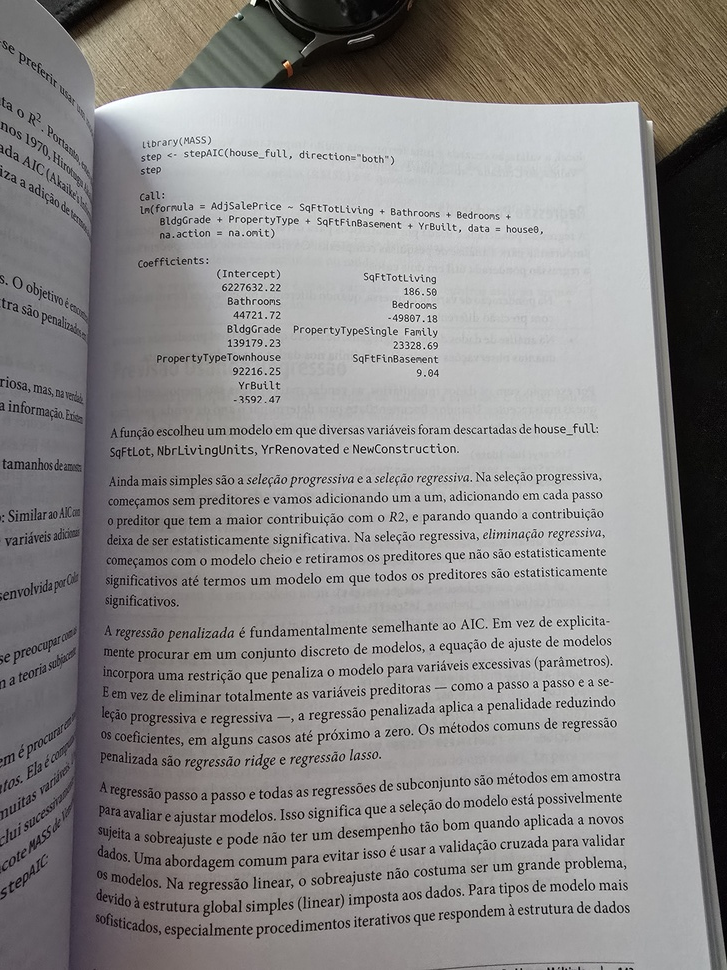
#> input picture Computer Vision/Image/bookpage.jpg, 727 x 970 px, shrunk from 3000 x 4000 before the run
$ python ReadPage.py
#> lines starting #> are read from the running program, lines starting #| are printed output that depends on the picture; after the words box and inside, x2 and y2 are one past the last pixel; in counts of white or black regions, pixels touching at a corner belong together
import cv2 as cv

img = cv.imread('bookpage.jpg')
#> img is the input picture: shape (970, 727, 3); mean B, G, R 135.7, 136.7, 139.1
img = cv.cvtColor(img, cv.COLOR_BGR2GRAY)
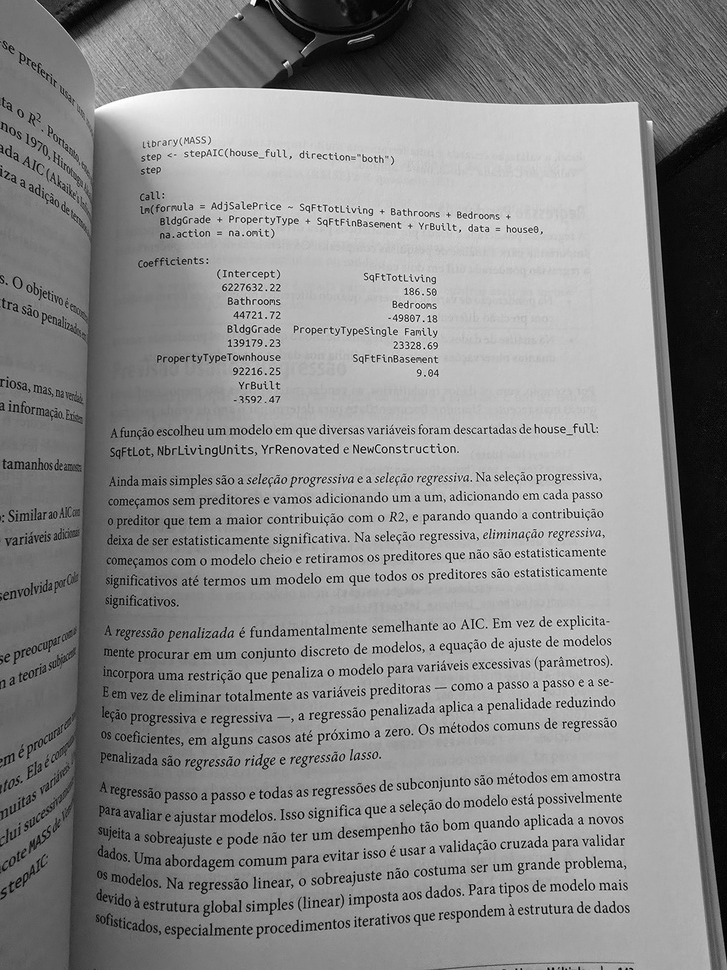
#> img: shape (970, 727); min 0, max 255, mean 137.3

_, result = cv.threshold(img, 50, 255, cv.THRESH_BINARY)
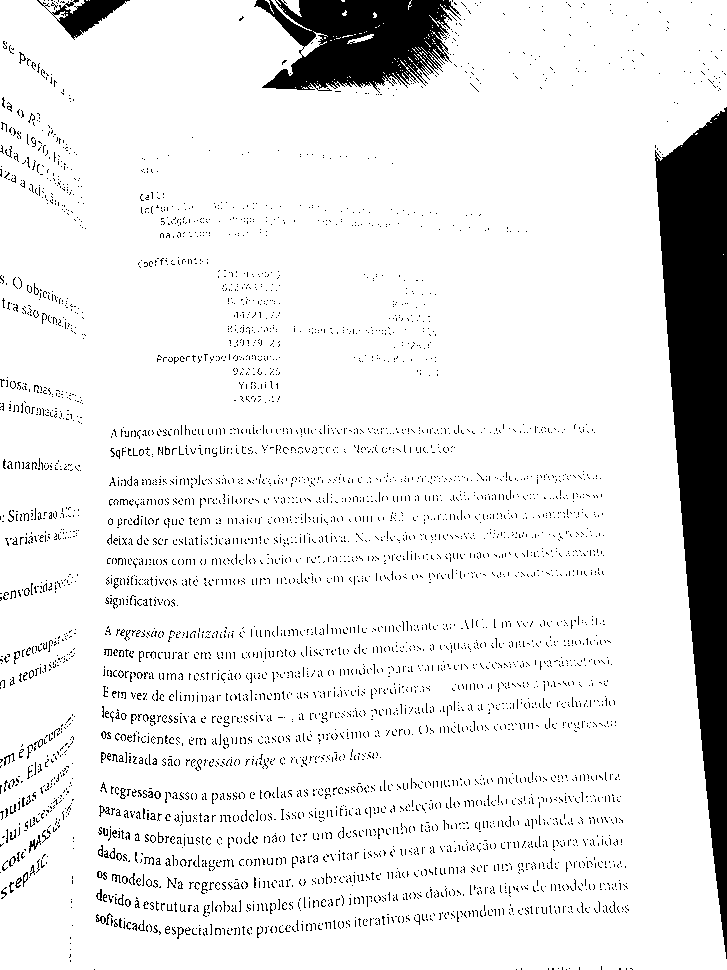
#> result: shape (970, 727); 90.1% white; 4913 black regions (4829 under 20 px), largest, box (x1, y1, x2, y2) and area: (655, 107, 727, 959) 33731, (254, 0, 461, 93) 12389, (37, 0, 130, 40) 1420

adaptive = cv.adaptiveThreshold(img, 255, cv.ADAPTIVE_THRESH_GAUSSIAN_C, cv.THRESH_BINARY, 21, 4)
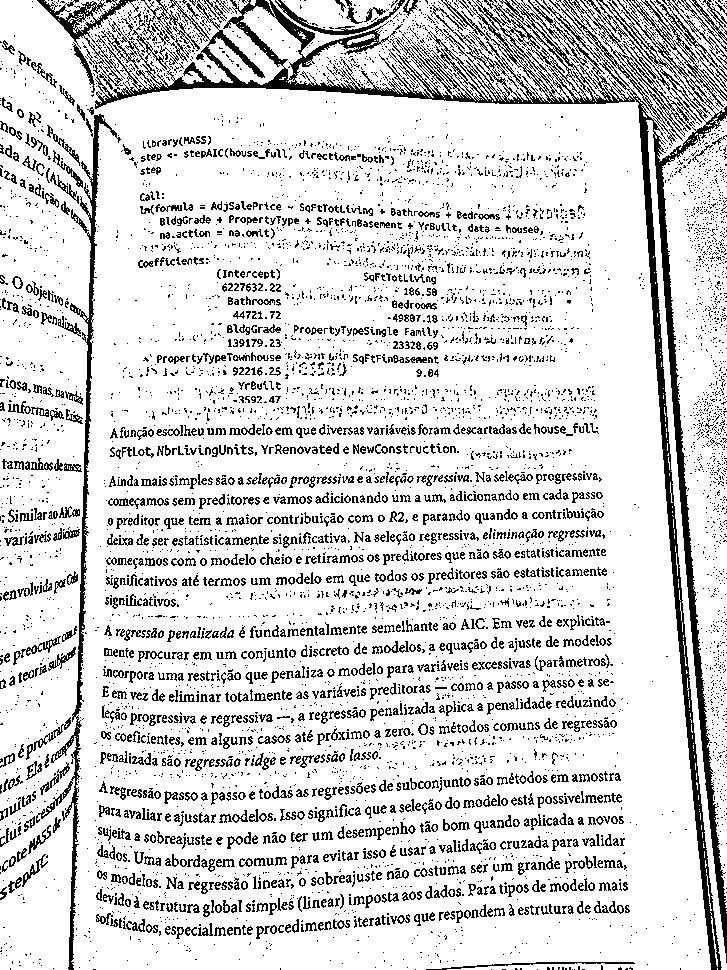
#> adaptive: shape (970, 727); 83.8% white; black in thin lines or dots

cv.imshow('adaptive',adaptive)
cv.imshow('result',result)
cv.imshow('result',adaptive)

cv.waitKey(0)
cv.destroyAllWindows()
